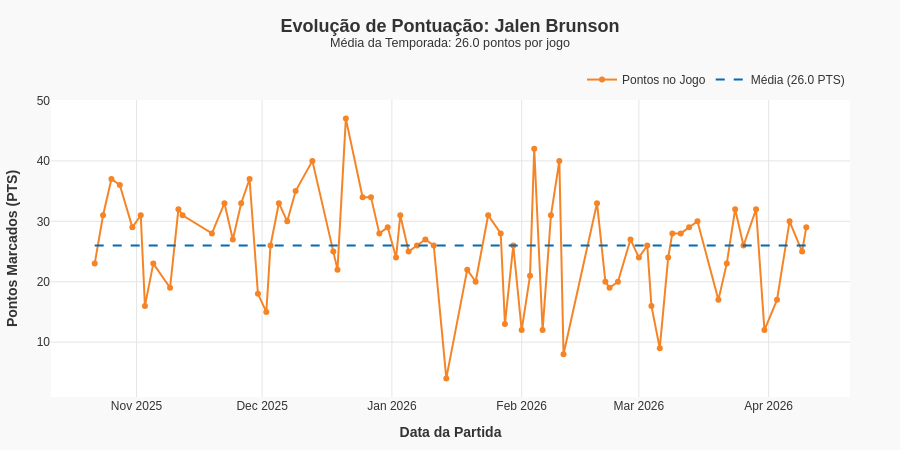

The cell this chart's notebook holds for it:
### Markdown cell above
Evolução de Pontos do Jalen Brunson

### Code cell
fig_brunson = go.Figure()

fig_brunson.add_trace(go.Scatter(
    x=df_brunson['GAME_DATE'],
    y=df_brunson['PTS'],
    mode='lines+markers',
    name='Pontos no Jogo',
    line=dict(color='#F58426', width=2),
    marker=dict(size=6, color='#F58426'),
    hovertemplate='<b>Data:</b> %{x|%d/%m/%Y}<br><b>Pontos:</b> %{y}<extra></extra>'
))

fig_brunson.add_trace(go.Scatter(
    x=df_brunson['GAME_DATE'],
    y=[media_pontos] * len(df_brunson),
    mode='lines',
    name=f'Média ({media_pontos} PTS)',
    line=dict(color='#006BB6', width=2, dash='dash')
))

fig_brunson.update_layout(
    title={
        'text': f"<b>Evolução de Pontuação: Jalen Brunson</b><br><sup>Média da Temporada: {media_pontos} pontos por jogo</sup>",
        'y': 0.93,
        'x': 0.5,
        'xanchor': 'center',
        'yanchor': 'top',
        'font': dict(size=18)
    },
    template='plotly_white',
    paper_bgcolor='#F9F9F9',
    plot_bgcolor='#FFFFFF',
    font=dict(family="Arial, sans-serif", size=12, color="#333333"),
    xaxis=dict(title="<b>Data da Partida</b>", showgrid=True, gridcolor='#E5E5E5'),
    yaxis=dict(title="<b>Pontos Marcados (PTS)</b>", showgrid=True, gridcolor='#E5E5E5'),
    legend=dict(orientation="h", yanchor="bottom", y=1.02, xanchor="right", x=1),
    margin=dict(l=50, r=50, t=100, b=50),
    height=450
)
fig_brunson.show()
